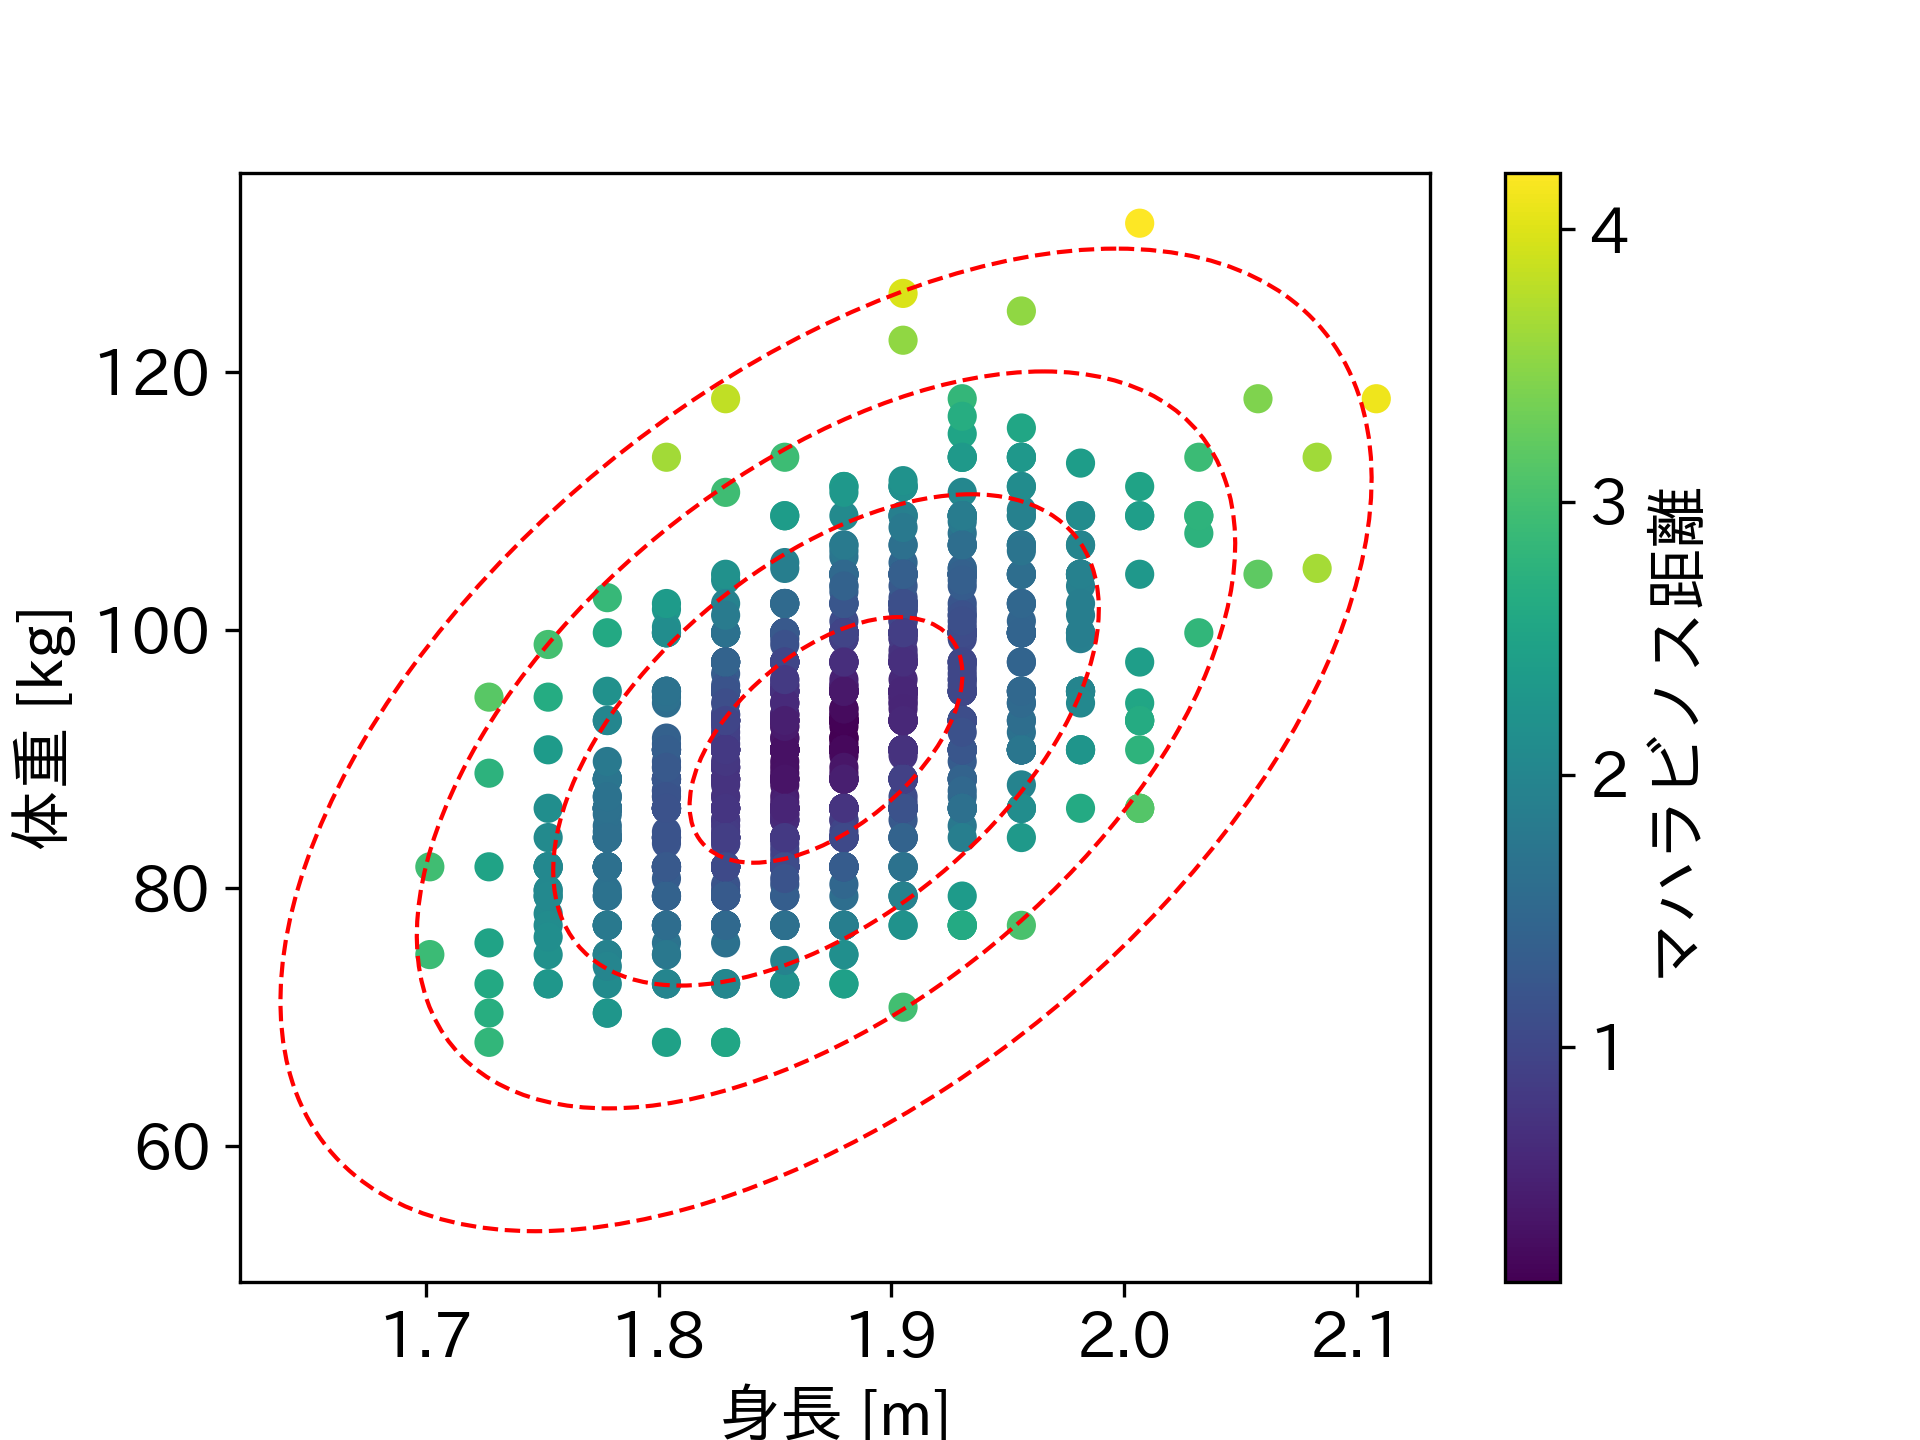

This chart was generated by the following Python code:
import pandas as pd  # データフレーム作成のためのPandas
import numpy as np  # 数値演算のためのNumPy
import matplotlib.pyplot as plt  # グラフ描画のためのMatplotlib
from scipy.spatial.distance import mahalanobis  # マハラノビス距離の計算のためのSciPy
from numpy.linalg import inv  # 逆行列の計算のためのNumPy
import japanize_matplotlib  # 日本語化のためのライブラリ
import matplotlib
print(matplotlib.__version__)

plt.rcParams['font.size'] = 15  # フォントサイズを設定

# CSVファイルを読み込む
df = pd.read_csv('baseball_players_dummy.csv')
# 再配布を避けるためGitHub上にはダミーデータを入れてありますが、元のデータは下記からDLできます。
# https://www.kaggle.com/datasets/ayessa/predict-baseball-players-position
# http://wiki.stat.ucla.edu/socr/index.php/SOCR_Data_MLB_HeightsWeights


# 単位をSI単位に変換（Heightをメートルに、Weightをキログラムに）
df['Height(m)'] = df['Height(inches)'] * 0.0254
df['Weight(kg)'] = df['Weight(pounds)'] * 0.453592

# 共分散行列と平均ベクトルを計算
cov_matrix = df[['Height(m)', 'Weight(kg)']].cov()
inv_cov_matrix = inv(cov_matrix)
mean_vector = df[['Height(m)', 'Weight(kg)']].mean()

# マハラビノス距離を計算
df['Mahalanobis'] = df.apply(lambda row: mahalanobis(
    row[['Height(m)', 'Weight(kg)']], mean_vector, inv_cov_matrix), axis=1)

# プロット（マハラビノス距離一定の複数の楕円を含む）
fig, ax = plt.subplots()
scatter = ax.scatter(df['Height(m)'], df['Weight(kg)'],
                     c=df['Mahalanobis'], cmap='viridis')
cbar = plt.colorbar(scatter, ax=ax)
cbar.set_label('マハラビノス距離')

max_mahalanobis = df['Mahalanobis'].max()
# マハラビノス距離が一定の楕円を複数描画（ここでは距離 1.0, 2.0, 3.0, 4.0 に対して）
for md in [1, 2, 3, 4]:
    ellipse_radius = md ** 2  # 楕円の半径
    v, w = np.linalg.eigh(cov_matrix.iloc[:2, :2])  # 固有値と固有ベクトルを計算
    v = 2.0 * np.sqrt(ellipse_radius) * np.sqrt(v)  # 固有値を楕円の半径に変換
    u = w[0] / np.linalg.norm(w[0])  # 固有ベクトルの単位ベクトル
    angle = np.arctan(u[1] / u[0])  # 固有ベクトルの傾き（ラジアン）
    angle = 180.0 * angle / np.pi  # ラジアンを度に変換

    # 楕円を描画
    ellipse = plt.matplotlib.patches.Ellipse(
        mean_vector.iloc[:2], v[0], v[1], angle=180.0 + angle,
        linestyle="--", edgecolor='r', facecolor='none'
    )  # matlabのversionが少し古くてエラーになる場合は以下のように書くと動くかもしれません。
    # ellipse = plt.matplotlib.patches.Ellipse(mean_vector.iloc[:2], v[0], v[1], 180.0 + angle, linestyle="--", edgecolor='r', facecolor='none')

    ax.add_patch(ellipse)  # 楕円を描画

plt.xlabel('身長 [m]')  # x軸ラベル
plt.ylabel('体重 [kg]')  # y軸ラベル
plt.savefig('6_1_2_mahalanobis.png', dpi=300)  # 画像を保存
plt.show()  # 画像を画面に表示
